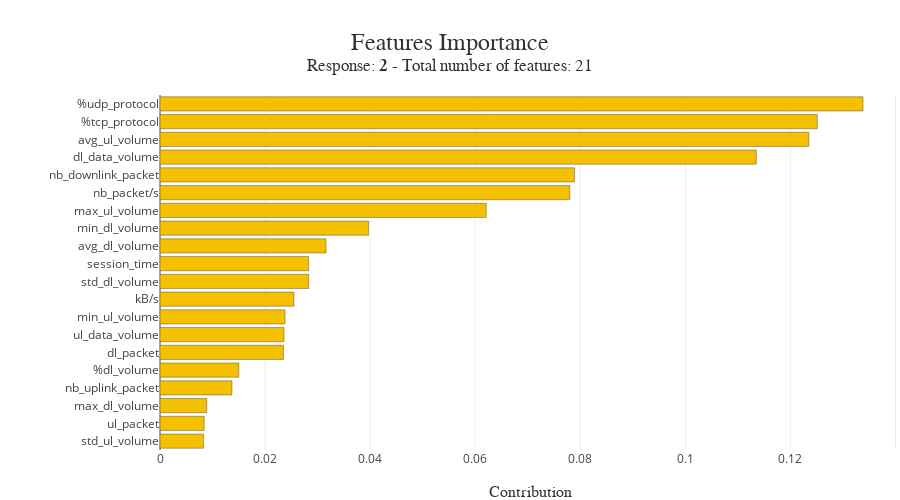

Source (notebook cell):
### Code cell
xpl.plot.features_importance()

### Figure 1 — Plotly figure (JSON) as saved in the notebook; plotly's stock layout.template omitted (floating-point values rounded to 4 significant figures)
{"data": [{"customdata": ["std_ul_volume", "ul_packet", "max_dl_volume", "nb_uplink_packet", "%dl_volume", "dl_packet", "ul_data_volume", "min_ul_volume", "kB/s", "std_dl_volume", "session_time", "avg_dl_volume", "min_dl_volume", "max_ul_volume", "nb_packet/s", "nb_downlink_packet", "dl_data_volume", "avg_ul_volume", "%tcp_protocol", "%udp_protocol"], "hovertemplate": "Feature: %{customdata}<br />Contribution: %{x:.4f}<extra></extra>", "marker": {"color": ["rgba(244, 192, 0, 1.0)", "rgba(244, 192, 0, 1.0)", "rgba(244, 192, 0, 1.0)", "rgba(244, 192, 0, 1.0)", "rgba(244, 192, 0, 1.0)", "rgba(244, 192, 0, 1.0)", "rgba(244, 192, 0, 1.0)", "rgba(244, 192, 0, 1.0)", "rgba(244, 192, 0, 1.0)", "rgba(244, 192, 0, 1.0)", "rgba(244, 192, 0, 1.0)", "rgba(244, 192, 0, 1.0)", "rgba(244, 192, 0, 1.0)", "rgba(244, 192, 0, 1.0)", "rgba(244, 192, 0, 1.0)", "rgba(244, 192, 0, 1.0)", "rgba(244, 192, 0, 1.0)", "rgba(244, 192, 0, 1.0)", "rgba(244, 192, 0, 1.0)", "rgba(244, 192, 0, 1.0)"], "line": {"color": "rgba(52, 55, 54, 0.8)", "width": 0.5}}, "name": "Global", "orientation": "h", "type": "bar", "x": [0.0083, 0.0084, 0.0089, 0.0137, 0.015, 0.0235, 0.0236, 0.0238, 0.0255, 0.0283, 0.0283, 0.0316, 0.0397, 0.0621, 0.078, 0.0789, 0.1135, 0.1235, 0.1251, 0.1338], "y": ["std_ul_volume", "ul_packet", "max_dl_volume", "nb_uplink_packet", "%dl_volume", "dl_packet", "ul_data_volume", "min_ul_volume", "kB/s", "std_dl_volume", "session_time", "avg_dl_volume", "min_dl_volume", "max_ul_volume", "nb_packet/s", "nb_downlink_packet", "dl_data_volume", "avg_ul_volume", "%tcp_protocol", "%udp_protocol"]}], "layout": {"autosize": false, "barmode": "group", "height": 500, "hovermode": "closest", "margin": {"b": 50, "l": 160, "r": 0, "t": 95}, "title": {"font": {"color": "rgb(50, 50, 50)", "family": "Arial", "size": 24}, "text": "Features Importance<br><sup>Response: <b>2</b> - Total number of features: 21</sup>", "x": 0.5, "xanchor": "center", "y": 0.9, "yanchor": "middle"}, "width": 900, "xaxis": {"title": {"font": {"color": "rgb(50, 50, 50)", "family": "Arial Black", "size": 16}, "text": "Contribution"}}, "yaxis": {"automargin": true, "dtick": 1, "tickmode": "array", "ticktext": ["std_ul_volume", "ul_packet", "max_dl_volume", "nb_uplink_packet", "%dl_volume", "dl_packet", "ul_data_volume", "min_ul_volume", "kB/s", "std_dl_volume", "session_time", "avg_dl_volume", "min_dl_volume", "max_ul_volume", "nb_packet/s", "nb_downlink_packet", "dl_data_volume", "avg_ul_volume", "%tcp_protocol", "%udp_protocol"], "tickvals": ["std_ul_volume", "ul_packet", "max_dl_volume", "nb_uplink_packet", "%dl_volume", "dl_packet", "ul_data_volume", "min_ul_volume", "kB/s", "std_dl_volume", "session_time", "avg_dl_volume", "min_dl_volume", "max_ul_volume", "nb_packet/s", "nb_downlink_packet", "dl_data_volume", "avg_ul_volume", "%tcp_protocol", "%udp_protocol"], "title": {"font": {"color": "rgb(50, 50, 50)", "family": "Arial Black", "size": 16}}}}}
